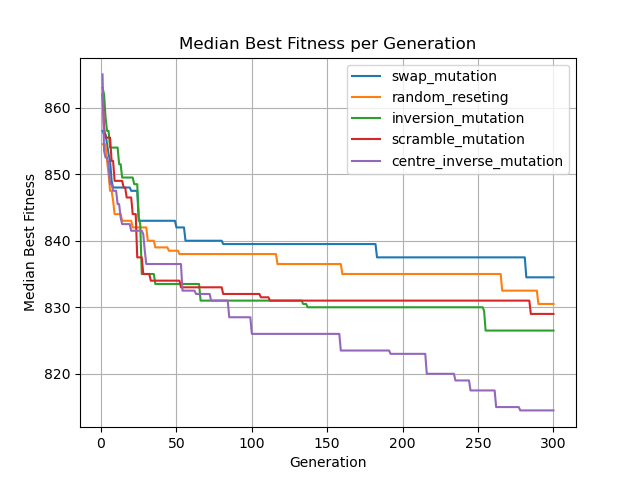

Generate this figure with Python:
import multiprocessing as mp
import time
import matplotlib.pyplot as plt
import numpy as np
import pandas as pd

from charles.charles import Population, Individual
from song import get_fitness
from charles.selection import rank_sel
from charles.mutation import swap_mutation, random_reseting, inversion_mutation, scramble_mutation, centre_inverse_mutation
from charles.xo import single_point_xo


# Individual Monkey Patching
Individual.get_fitness = get_fitness


# Function to run a single experiment
def run_experiment(args):
    population_size, generations, crossover_probability, mutation_probability, selection, mutation, crossover, elitism, sol_size, valid_set = args
    all_fitness = []

    for i in range(10):  # Number of runs
        start_time = time.time()

        # Create a population
        pop = Population(size=population_size, optim="min", sol_size=sol_size, valid_set=valid_set, repetition=True)

        # Track fitness for each generation
        generation_fitness = []
        for gen in range(generations):
            pop.evolve(gens=1, xo_prob=crossover_probability, mut_prob=mutation_probability,            
                       select=selection, mutate=mutation, xo=crossover, elitism=elitism)
            best_fitness = min(ind.fitness for ind in pop.individuals)
            generation_fitness.append(best_fitness)

        all_fitness.append(generation_fitness)
        end_time = time.time()
        print(f"Run #{i + 1}, Generation #{gen + 1}: Best Fitness: {best_fitness}, Time: {round(end_time - start_time, 2)} seconds")


    # Transpose all_fitness to have each generation's best fitnesses in the same list
    all_fitness = list(map(list, zip(*all_fitness)))


    # Compute the median best fitness for each generation across all runs
    median_best_fitness_per_gen = [np.median(gen_fitness) for gen_fitness in all_fitness]

    return median_best_fitness_per_gen


# Mutations
experiments = [
    [500, 300, 0.9, 0.2, rank_sel, swap_mutation, single_point_xo, True],
    [500, 300, 0.9, 0.2, rank_sel, random_reseting, single_point_xo, True],
    [500, 300, 0.9, 0.2, rank_sel, inversion_mutation, single_point_xo, True],
    [500, 300, 0.9, 0.2, rank_sel, scramble_mutation, single_point_xo, True],
    [500, 300, 0.9, 0.2, rank_sel, centre_inverse_mutation, single_point_xo, True]]


# Add sol_size and valid_set to each experiment
for exp in experiments:
    exp.extend([312, [i for i in range(127)]])

# Run experiments in parallel
if __name__ == '__main__':
    with mp.Pool(mp.cpu_count()) as pool:
        all_median_fitnesses = pool.map(run_experiment, experiments)

    def create_labels(experiments):
        labels = []
        for exp in experiments:
            label_parts = []
            label_parts.append(f"{exp[5].__name__}") # Mutations
            labels.append(", ".join(label_parts))
        return labels

    labels = create_labels(experiments)

    def plot_average_best_fitness(all_median_fitnesses, labels):
        for i, median_best_fitness in enumerate(all_median_fitnesses):
            plt.plot(range(1, len(median_best_fitness) + 1), median_best_fitness, linestyle='-', label=labels[i])


        plt.title('Median Best Fitness per Generation')
        plt.xlabel('Generation')
        plt.ylabel('Median Best Fitness')
        plt.legend()
        plt.grid(True)
        plt.show()

    plot_average_best_fitness(all_median_fitnesses, labels)
